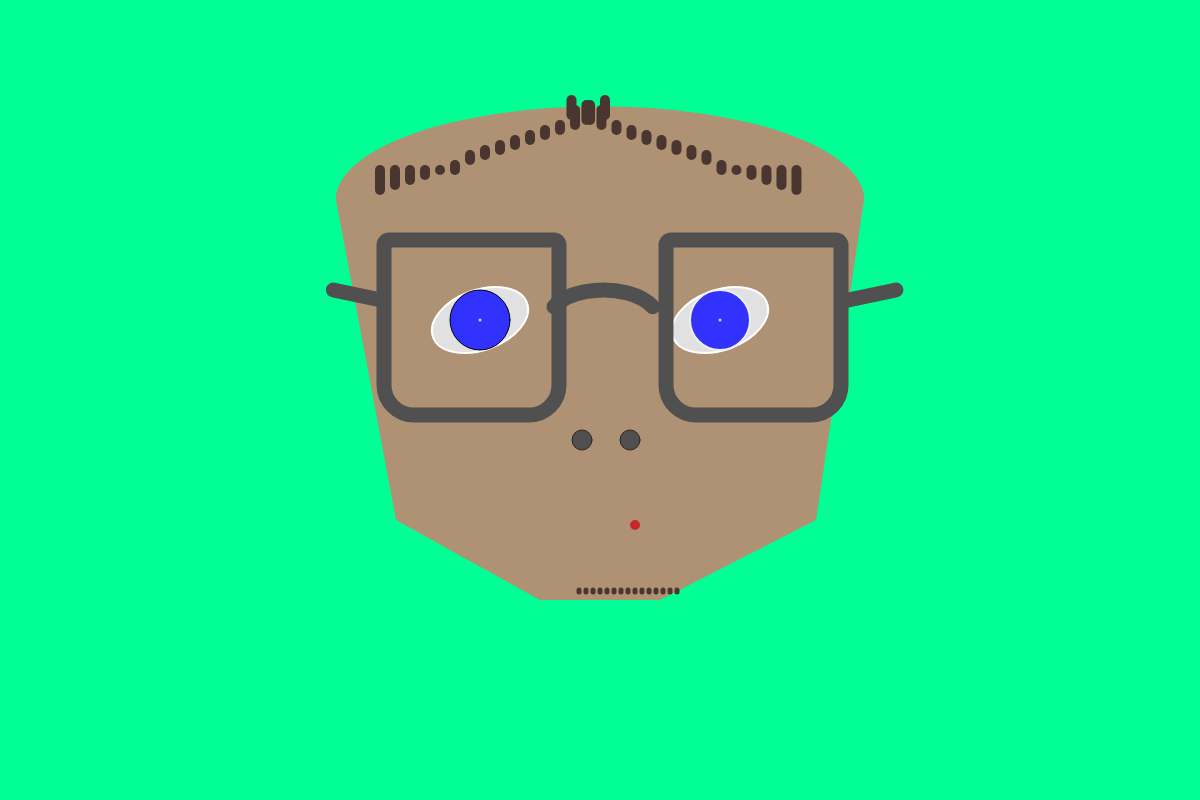
Frame 1 (no input)
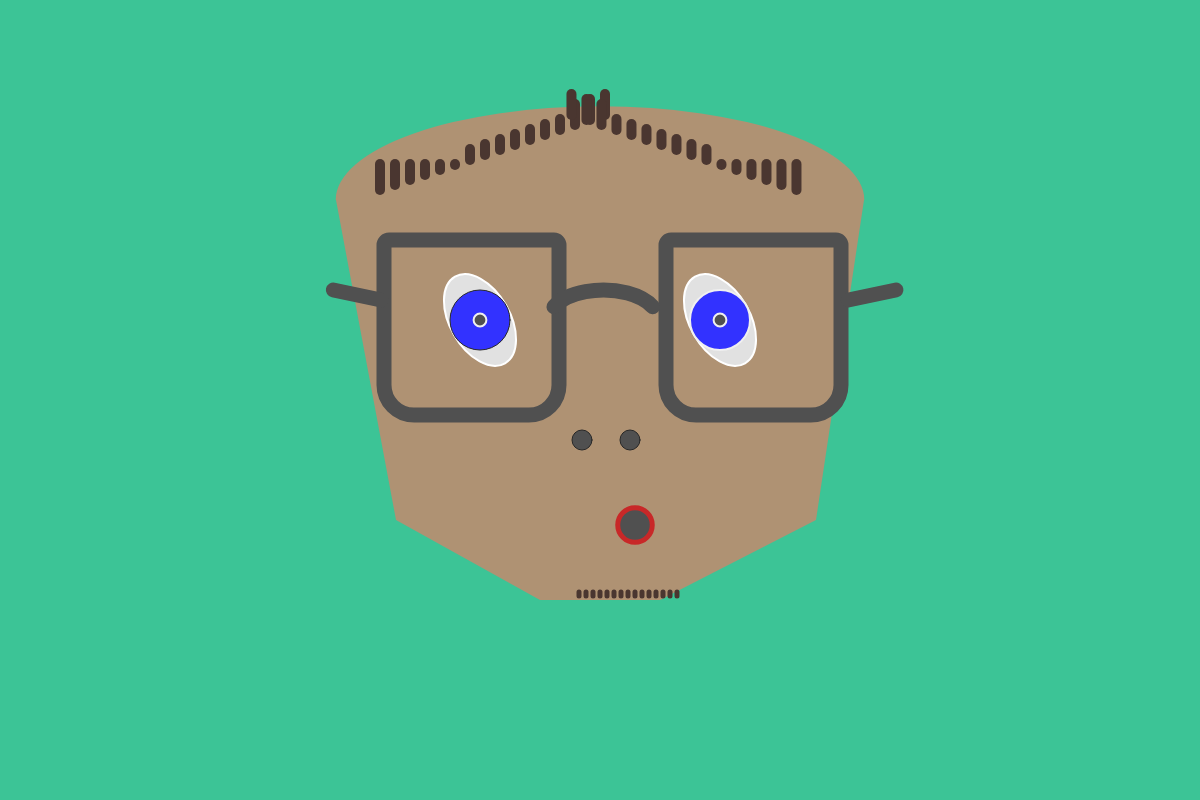
Frame 60 (no input)
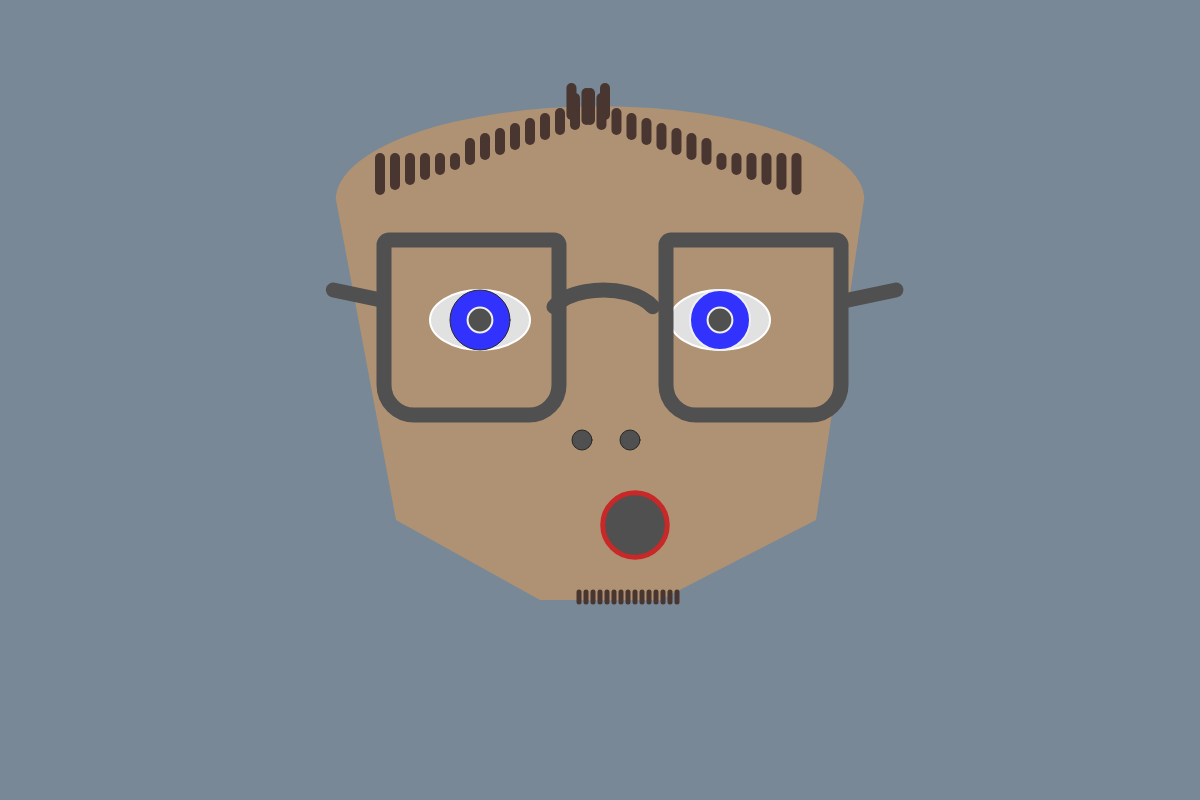
Frame 120 (the mouse pressed at the canvas centre since frame 60)

The p5.js sketch that drew these frames (run headless with seeded random() and noise() and a simulated clock; from frame 60 on, the mouse is pressed at the canvas centre):

// p5.js sketch
// ── sketch.js

function setup() {
createCanvas(windowWidth, 800);
}

//**********************//
//global variables
//**********************//

// background color variables
var rChannel = 1;
var gChannel = 255;
var bChannel = 150;

//pupil width and height variables
var pupilWidth = 1;
var pupilHeight = 1;

// mouth width and heigh variables
var mouthWidth = 5;
var mouthHeight = 5;

// goatee variables
var goateeYEnd = 590;
var goateeX = 579;

// hair variables
var hairXstart = 380;
var hairYstart = 190;
var hairXEnd = 380;
var hairYEnd = 170;

// eye rotation variables
var eyeAngle = 0;
var eyeRotationRate = 0;

//line(width/3.25, 190, width/3.35, 175);


function draw() {
//background color will change from green to reddish-purple
background(rChannel, gChannel, bChannel);
    // background color change animation
    rChannel = rChannel + 1;
    gChannel = gChannel - 1;
    rChannel = rChannel % 255;
    gChannel = gChannel % 255;

/* change to eye rotation variable */
eyeRotationRate = (mouseY * 0.1) - 20;
eyeAngle = eyeAngle + eyeRotationRate;

//**********************//
//Face
//**********************//

/* head */
push();
noStroke();
// strokeWeight(0.5);
fill('rgb(175, 146, 115)');
// top of head
quad(width * 0.28, height * 0.25, width * 0.72, height * 0.25, width * 0.68, height * 0.65, width * 0.33, height * 0.65);
//chin
quad(width * 0.33, height * 0.65, width * 0.68, height * 0.65, width * 0.55, height * 0.75, width * 0.45, height * 0.75);
//forehead
arc(width/2, 200, width/2.27, height/4.27, PI, TWO_PI);
pop();
/* end head */

/* hair */
// right side hair
push();
stroke('rgb(74, 54, 48)');
strokeWeight(10);
line(hairXstart, hairYstart, hairXEnd, hairYEnd);
line(hairXstart + 15, hairYstart - 5, hairXEnd + 15, hairYEnd);
line(hairXstart + 30, hairYstart - 10, hairXEnd + 30, hairYEnd);
line(hairXstart + 45, hairYstart - 15, hairXEnd + 45, hairYEnd);
line(hairXstart + 60, hairYstart - 20, hairXEnd + 60, hairYEnd);
line(hairXstart + 75, hairYstart - 25, hairXEnd + 75, hairYEnd);
line(hairXstart + 90, hairYstart - 30, hairXEnd + 90, hairYEnd - 15);
line(hairXstart + 105, hairYstart - 35, hairXEnd + 105, hairYEnd - 20);
line(hairXstart + 120, hairYstart - 40, hairXEnd + 120, hairYEnd - 25);
line(hairXstart + 135, hairYstart - 45, hairXEnd + 135, hairYEnd - 30);
line(hairXstart + 150, hairYstart - 50, hairXEnd + 150, hairYEnd - 35);
line(hairXstart + 165, hairYstart - 55, hairXEnd + 165, hairYEnd - 40);
line(hairXstart + 180, hairYstart - 60, hairXEnd + 180, hairYEnd - 45);
line(hairXstart + 195, hairYstart - 65, hairXEnd + 195, hairYEnd - 60);
line(hairXstart + 210, hairYstart - 70, hairXEnd + 210, hairYEnd - 65);
line(hairXstart + 225, hairYstart - 75, hairXEnd + 225, hairYEnd - 70);
pop();

// left side hairXEnd

push();
translate( windowWidth/1.02, 0);
scale( -1, 1 );
stroke('rgb(74, 54, 48)');
strokeWeight(10);
line(hairXstart, hairYstart, hairXEnd, hairYEnd);
line(hairXstart + 15, hairYstart - 5, hairXEnd + 15, hairYEnd);
line(hairXstart + 30, hairYstart - 10, hairXEnd + 30, hairYEnd);
line(hairXstart + 45, hairYstart - 15, hairXEnd + 45, hairYEnd);
line(hairXstart + 60, hairYstart - 20, hairXEnd + 60, hairYEnd);
line(hairXstart + 75, hairYstart - 25, hairXEnd + 75, hairYEnd);
line(hairXstart + 90, hairYstart - 30, hairXEnd + 90, hairYEnd - 15);
line(hairXstart + 105, hairYstart - 35, hairXEnd + 105, hairYEnd - 20);
line(hairXstart + 120, hairYstart - 40, hairXEnd + 120, hairYEnd - 25);
line(hairXstart + 135, hairYstart - 45, hairXEnd + 135, hairYEnd - 30);
line(hairXstart + 150, hairYstart - 50, hairXEnd + 150, hairYEnd - 35);
line(hairXstart + 165, hairYstart - 55, hairXEnd + 165, hairYEnd - 40);
line(hairXstart + 180, hairYstart - 60, hairXEnd + 180, hairYEnd - 45);
line(hairXstart + 195, hairYstart - 65, hairXEnd + 195, hairYEnd - 60);
line(hairXstart + 210, hairYstart - 70, hairXEnd + 210, hairYEnd - 65);
line(hairXstart + 225, hairYstart - 75, hairXEnd + 225, hairYEnd - 70);


// growing hair code
hairYEnd = hairYEnd - 0.1;


pop();

/* end hair */

/*eyes*/
//left eye
push();
translate(width * 0.4, height * 0.4);
rotate(radians(eyeAngle));
stroke('rgb(80)');
strokeWeight(2);
fill('rgb(225, 225, 225)');
ellipse(0, 0, 100, 60);
pop();

//iris
fill('rgb(50, 50, 255)');
ellipse(width * 0.4, height * 0.40, 60, 60);

//pupil
push();
strokeWeight(2);
stroke('rgb(240, 240, 240)');
fill('rgb(80, 80, 80)');
ellipse(width * 0.4, height * 0.40, pupilWidth, pupilHeight);

//right eye
push();
translate(width * 0.6, height * 0.4);
rotate(radians(eyeAngle));
stroke('rgb(80)');
strokeWeight(2);
fill('rgb(225, 225, 225)');
ellipse(0, 0, 100, 60);
pop();

//iris
fill('rgb(50, 50, 255)');
ellipse(width * 0.60, height * 0.40, 60, 60);

//pupil
stroke('rgb(240, 240, 240)');
fill('rgb(80, 80, 80)');
ellipse(width * 0.60, height * 0.40, pupilWidth, pupilHeight);
// dilates pupil to max 60 px width and height
pupilWidth = pupilWidth + 0.2;
pupilHeight = pupilHeight + 0.2;
pupilWidth = pupilWidth % 60;
pupilHeight = pupilHeight % 60;
pop();

/* nose */
stroke('rgb(40, 40, 40)');
fill('rgb(80, 80, 80)');
ellipse(width * 0.485, height * 0.55, 20, 20);
ellipse(width * 0.525, height * 0.55, 20, 20);
/* end nose */

/* mouth */
push();
stroke('rgb(200, 40, 40)');
strokeWeight(5);
fill('rgb(80, 80, 80)');
ellipse(635, 525, mouthWidth, mouthHeight);

mouthWidth = mouthWidth + 0.5;
mouthHeight = mouthHeight + 0.5;
mouthWidth = mouthWidth % 100;
mouthHeight = mouthHeight % 100;
pop();
/* end mouth */


// glasses
// right frame
push();
noFill();
stroke('rgb(80, 80, 80)');
strokeWeight(15);
rect(width * 0.32, height * 0.30, 175, 175, 5, 5, 30, 30);
// left frame
push();
translate(282, 0);
noFill();
stroke('rgb(80, 80, 80)');
strokeWeight(15);
rect(width * 0.32, height * 0.30, 175, 175, 5, 5, 30, 30);
pop();
// bridge
stroke('rgb(80, 80, 80)');
strokeWeight(15);
arc(windowWidth/1.989, 320, 110, 60, radians(195), radians(345));
//handles
stroke('rgb(80, 80, 80)');
strokeWeight(15);
line(windowWidth/3.15, 300, windowWidth/3.6, 290);
push();
translate(515, 0);
stroke('rgb(80, 80, 80)');
strokeWeight(15);
line(windowWidth/3.6, 300, windowWidth/3.15, 290);
pop();
pop();
/* end eyes */

/* goatee */
push();
stroke('rgb(74, 54, 48)');
strokeWeight(5);
line(goateeX, height * 0.74, goateeX, goateeYEnd);
line(goateeX + 7, height * 0.74, goateeX + 7, goateeYEnd);
line(goateeX + 14, height * 0.74, goateeX + 14, goateeYEnd);
line(goateeX + 21, height * 0.74, goateeX + 21, goateeYEnd);
line(goateeX + 28, height * 0.74, goateeX + 28, goateeYEnd);
line(goateeX + 35, height * 0.74, goateeX + 35, goateeYEnd);
line(goateeX + 42, height * 0.74, goateeX + 42, goateeYEnd);
line(goateeX + 49, height * 0.74, goateeX + 49, goateeYEnd);
line(goateeX + 56, height * 0.74, goateeX + 56, goateeYEnd);
line(goateeX + 63, height * 0.74, goateeX + 63, goateeYEnd);
line(goateeX + 70, height * 0.74, goateeX + 70, goateeYEnd);
line(goateeX + 77, height * 0.74, goateeX + 77, goateeYEnd);
line(goateeX + 84, height * 0.74, goateeX + 84, goateeYEnd);
line(goateeX + 91, height * 0.74, goateeX + 91, goateeYEnd);
line(goateeX + 98, height * 0.74, goateeX + 98, goateeYEnd);

goateeYEnd = goateeYEnd + 0.1;
pop();
/* end goatee */





}
